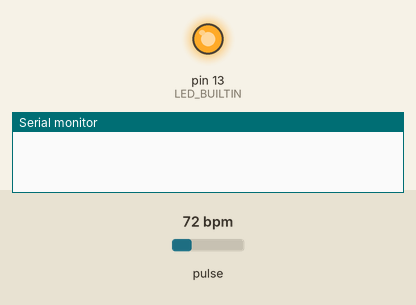
A sketch run on a simulated Arduino Uno, built with avr-gcc and run on an emulated ATmega328P. On the bench: output pins drawn as LEDs (lit = HIGH), the last lines printed to the serial monitor. Dashed ring = blinking. The inputs (shaded band) are chosen by the test bench; at power-on: pulse 72 bpm.

Above: at 1.1 s.
At 6.2 s:
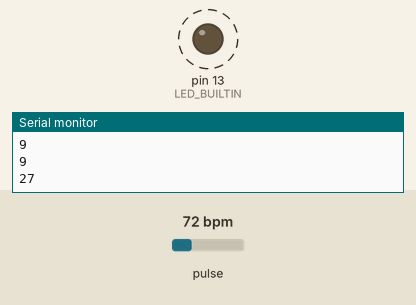
6.3 s: pulse set to 42 bpm
8.7 s: pulse set to 130 bpm
At 8.96 s:
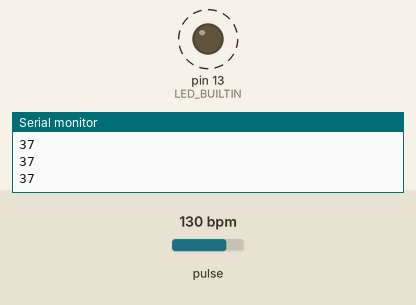
Timing chart, 0 to 17.7 s (numbered marks = the images above; inputs shaded):
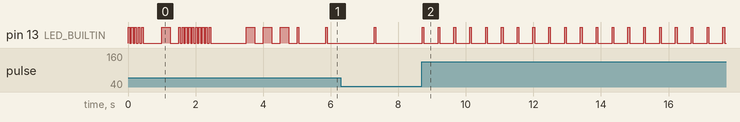

Measured:
- after the input at 8.7 s, pin 13 (LED_BUILTIN): alternates HIGH for 0.05 s and LOW for 0.42 s, starting after 0.48 s

The sketch:

codigo_modificado_semlcd_arduino.ino
```cpp
#include <Wire.h>
#include "MAX30105.h"
#include "heartRate.h"

MAX30105 particleSensor;

const byte RATE_SIZE = 4;
byte rates[RATE_SIZE];
byte rateSpot = 0;
long lastBeat = 0;
float beatsPerMinute;
int beatAvg;

long ultimoenvio;

void piscaum(int tempo){
  digitalWrite(LED_BUILTIN, HIGH);
  delay(int(tempo/2));
  digitalWrite(LED_BUILTIN, LOW);
  delay(int(tempo/2));
}

void piscaN(int N, int tempo){
  for (int i =0; i < N; i++) piscaum(tempo);
}

void setup() {
    Serial.begin(115200); // Inicializa a comunicação serial

    // configura led do arduino
    pinMode(LED_BUILTIN, OUTPUT);
    digitalWrite(LED_BUILTIN, LOW);
    piscaN(5,100); // pisca 5 vezes para sabe que configurou o led

    bool encontrou = false;
    while (!encontrou) {

        delay(500);
        encontrou = particleSensor.begin(Wire);
        piscaN(1,500);
        if (!encontrou) piscaN(1,500);
    }
    //Serial.println("Coloque seu dedo");
    piscaN(10,100);

    delay(1000);
    particleSensor.setup();
    particleSensor.setPulseAmplitudeRed(0x0A);
    particleSensor.setPulseAmplitudeGreen(0);

    lastBeat = millis();
    ultimoenvio = millis();
    //Serial.println("Começando a monitorar...");
    piscaN(3,500);
}

void loop() {
    long irValue = particleSensor.getIR();

    //Serial.print("irValue = ");
    //Serial.println(irValue);

    if (checkForBeat(irValue) == true) {
        long delta = millis() - lastBeat;
        lastBeat = millis();

        piscaN(1,100);

        beatsPerMinute = 60 / (delta / 1000.0);

        if (beatsPerMinute < 255 && beatsPerMinute > 20) {
            rates[rateSpot++] = (byte)beatsPerMinute;
            rateSpot %= RATE_SIZE;

            beatAvg = 0;
            for (byte x = 0; x < RATE_SIZE; x++)
                beatAvg += rates[x];
            beatAvg /= RATE_SIZE;
        }
    }


    long deltaenvio = millis() - ultimoenvio;
    if (deltaenvio >= 500){
      ultimoenvio = millis();
      // Envia os dados via Serial no formato CSV: IR,BPM
      if (irValue < 50000) {
        // Não tem dedo...
          Serial.println(0);
      } else {
        // tem dedo...
          Serial.println(beatAvg);
      }
    }

    //Serial.println(irValue);

    //delay(1); // ajuste delay para não sobrecarregar serial
}
```
